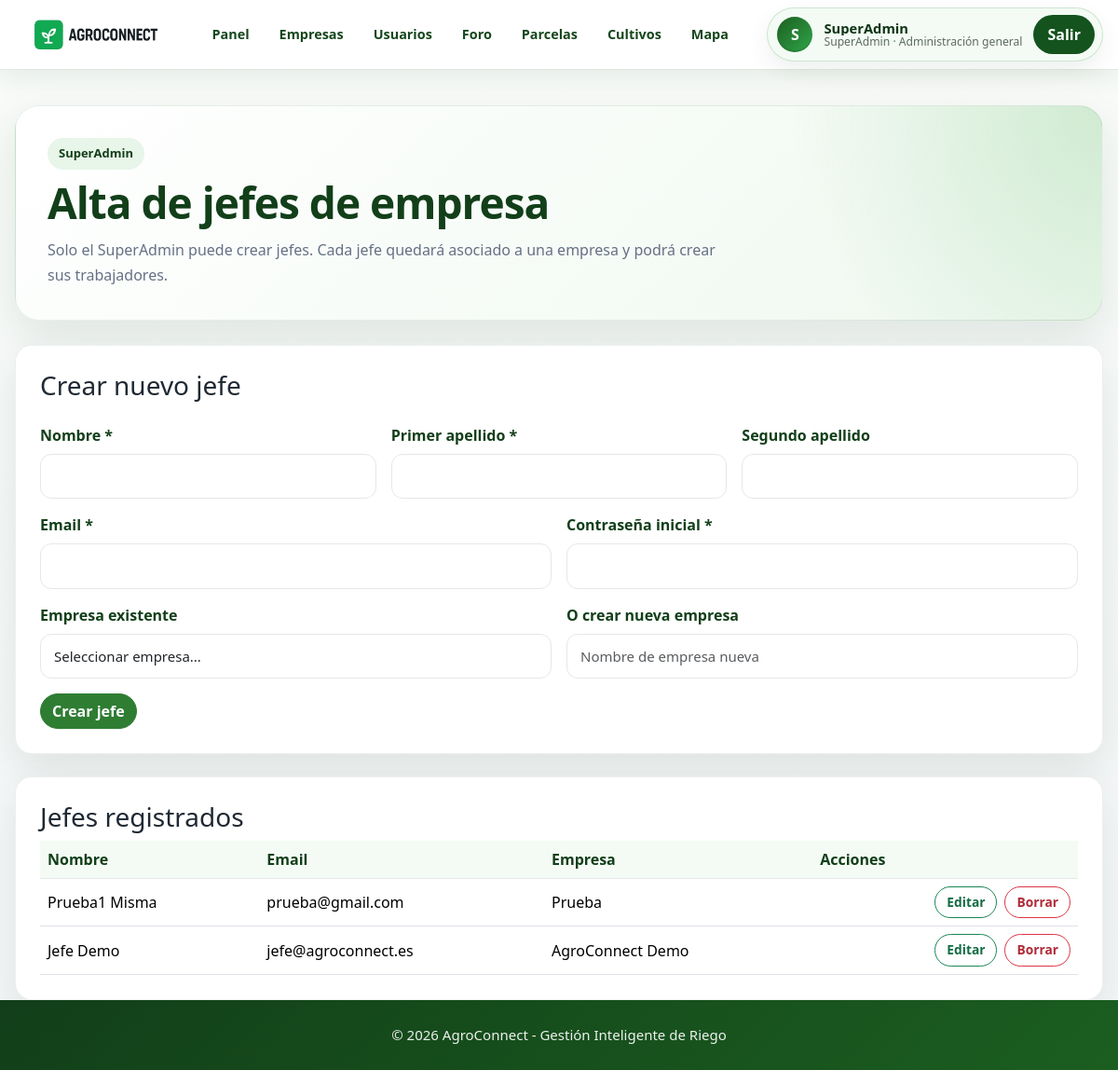
The app's page /crear_jefe.php (signed in) with its own data.
### tables this page shows
CREATE TABLE `usuarios` (
  `id` int(11) NOT NULL,
  `nombre` varchar(80) NOT NULL,
  `apellido1` varchar(80) DEFAULT '',
  `apellido2` varchar(80) DEFAULT '',
  `email` varchar(160) NOT NULL,
  `password` varchar(255) NOT NULL,
  `rol` enum('superadmin','jefe','trabajador','peon') NOT NULL DEFAULT 'trabajador',
  `empresa_id` int(11) DEFAULT NULL,
  `fecha_creacion` timestamp NOT NULL DEFAULT current_timestamp()
);

CREATE TABLE `empresas` (
  `id` int(11) NOT NULL,
  `nombre` varchar(120) NOT NULL,
  `fecha_creacion` timestamp NOT NULL DEFAULT current_timestamp()
);

### crear_jefe.php (the view, shortened to what this page needs)
<?php
$conn = new mysqli("localhost", "root", "", "agroconnect");
$conn->set_charset("utf8mb4");
require_once 'agro_helper.php';
$jefes = $conn->query("SELECT u.*, e.nombre AS empresa FROM usuarios u LEFT JOIN empresas e ON u.empresa_id=e.id WHERE u.rol='jefe' ORDER BY u.id DESC");
?>
<!DOCTYPE html><html lang="es"><head><meta charset="UTF-8"><title>Crear jefes - AgroConnect</title><link href="https://cdn.jsdelivr.net/npm/bootstrap@5.3.2/dist/css/bootstrap.min.css" rel="stylesheet"><link rel="stylesheet" href="style.css"></head><body class="admin-body">
<?php include __DIR__ . '/includes/topbar.php'; ?>
<div class="admin-container"><div class="dashboard-hero"><div><span class="eyebrow">SuperAdmin</span><h1>Alta de jefes de empresa</h1><p>Solo el SuperAdmin puede crear jefes. Cada jefe quedará asociado a una empresa y podrá crear sus trabajadores.</p></div></div>
<div class="admin-card mb-4"><h3>Crear nuevo jefe</h3><form method="POST" class="row g-3 mt-1"><div class="col-md-4"><label class="form-label">Nombre *</label><input class="form-control" name="nombre" required></div><div class="col-md-4"><label class="form-label">Primer apellido *</label><input class="form-control" name="apellido1" required></div><div class="col-md-4"><label class="form-label">Segundo apellido</label><input class="form-control" name="apellido2"></div><div class="col-md-6"><label class="form-label">Email *</label><input type="email" class="form-control" name="email" required></div><div class="col-md-6"><label class="form-label">Contraseña inicial *</label><input type="password" class="form-control" name="password" required></div><div class="col-md-6"><label class="form-label">Empresa existente</label><select class="form-select" name="empresa_id"><option value="0">Seleccionar empresa...</option><?php while($e=$empresas->fetch_assoc()){ ?><option value="<?php echo $e['id']; ?>"><?php echo htmlspecialchars($e['nombre']); ?></option><?php } ?></select></div><div class="col-md-6"><label class="form-label">O crear nueva empresa</label><input class="form-control" name="nueva_empresa" placeholder="Nombre de empresa nueva"></div><div class="col-12"><button class="btn btn-success">Crear jefe</button></div></form></div>
<div class="admin-card"><h3>Jefes registrados</h3><div class="table-responsive"><table class="table align-middle"><thead><tr><th>Nombre</th><th>Email</th><th>Empresa</th><th>Acciones</th></tr></thead><tbody><?php while($j=$jefes->fetch_assoc()){ ?><tr><td><?php echo htmlspecialchars($j['nombre'].' '.$j['apellido1']); ?></td><td><?php echo htmlspecialchars($j['email']); ?></td><td><?php echo htmlspecialchars($j['empresa'] ?? 'Sin empresa'); ?></td><td><?php echo agro_crud_botones('usuarios', $j['id'], 'crear_jefe.php'); ?></td></tr><?php } ?></tbody></table></div></div></div><?php include __DIR__ . '/includes/footer.php'; ?>
</body></html>

### agro_helper.php (shortened to what this page needs)
<?php
function agro_crud_botones($tabla, $id, $volver) {
    $rol = $_SESSION['rol'] ?? '';
    $permitidas = ['empresas','usuarios','parcelas','cultivos','recursos','incidencias','tareas_agricolas','historico_actividades','grupos_trabajadores'];
    $id = intval($id);
    $volver = urlencode($volver);
    $tablaUrl = urlencode($tabla);
    return '<div class="crud-actions"><a class="crud-btn crud-btn--edit" href="edit_record.php?tabla='.$tablaUrl.'&id='.$id.'&volver='.$volver.'">Editar</a><a class="crud-btn crud-btn--delete" href="delete_record.php?tabla='.$tablaUrl.'&id='.$id.'&volver='.$volver.'">Borrar</a></div>';
}
?>

### style.css (style rules this page uses)
:root { --verde-900: #123f19; --verde-800: #1b5e20; --verde-700: #2e7d32; --verde-600: #3f9142; --verde-100: #e8f5e9; --verde-50: #f4fbf5; --texto: #1f2933; --muted: #667085; --borde: #e5e7eb; --fondo: #f4f6f8; --blanco: #ffffff; --sombra: 0 18px 45px rgba(18, 63, 25, 0.10); --radio: 18px; }
* { box-sizing: border-box; margin: 0; padding: 0; }
html { min-height: 100%; }
body { min-height: 100vh; display: flex; flex-direction: column; background: linear-gradient(180deg, #f8fbf8 0%, #f4f6f8 45%, #eef7ef 100%); color: var(--texto); font-family: "Segoe UI", Arial, sans-serif; }
a { color: inherit; }
.grupo label, .form-label { margin-bottom: 8px; font-weight: 700; color: var(--verde-900); }
.grupo input, .grupo textarea, .form-control, .form-select { min-height: 46px; padding: 12px 14px; border-radius: 12px !important; border: 1px solid var(--borde) !important; font-size: 15px; background: #fff; transition: 0.2s ease; }
.admin-body { background: linear-gradient(180deg, #f8fbf8 0%, #f4f6f8 100%) !important; }
.admin-container { width: min(1180px, calc(100% - 32px)); margin: 38px auto 0; }
.admin-card { border: 1px solid rgba(18, 63, 25, 0.08) !important; border-radius: var(--radio) !important; box-shadow: var(--sombra) !important; padding: 26px !important; background: #fff; }
.table { margin-bottom: 0; vertical-align: middle; }
.table thead th { color: var(--verde-900); background: var(--verde-50); border-bottom: 1px solid var(--borde); }
.badge.bg-success, .btn-success, .bg-success { background-color: var(--verde-700) !important; }
.btn-success { border-color: var(--verde-700) !important; border-radius: 999px !important; font-weight: 650 !important; }
.dashboard-hero { display:flex; justify-content:space-between; align-items:center; gap:26px; padding:34px; margin-bottom:26px; border-radius:26px; background:radial-gradient(circle at top right, rgba(76,175,80,.20), transparent 28%), linear-gradient(135deg,#fff,#eef8ef); border:1px solid rgba(18,63,25,.08); box-shadow:var(--sombra); }
.dashboard-hero h1 { margin:8px 0 10px; color:var(--verde-900); font-size:clamp(30px,4vw,46px); font-weight:850; letter-spacing:-1px; }
.dashboard-hero p { max-width:720px; margin:0; color:var(--muted); line-height:1.7; }
.eyebrow { display:inline-flex; padding:7px 12px; border-radius:999px; background:var(--verde-100); color:var(--verde-900); font-weight:800; font-size:13px; }
.admin-body { min-height: 100vh; display: flex; flex-direction: column; }
.admin-container, .dashboard-container, .contenido, .contact-section { flex: 1 0 auto; }
.empresa-actions, .crud-actions { display: flex; align-items: center; gap: 8px; flex-wrap: wrap; justify-content: flex-end; }
.crud-btn { display: inline-flex; align-items: center; justify-content: center; min-height: 32px; padding: 6px 12px; border-radius: 999px; font-weight: 800; font-size: .86rem; text-decoration: none; transition: .2s ease; }
.crud-btn--edit { border: 1px solid #198754; color: #146c43; background: #fff; }
.crud-btn--delete { border: 1px solid #dc3545; color: #b02a37; background: #fff; }

### records on screen
usuarios: nombre+apellido1 "Prueba1 Misma", email "prueba@gmail.com", empresa.nombre "Prueba"
usuarios: nombre+apellido1 "Jefe Demo", email "jefe@agroconnect.es", empresa.nombre "AgroConnect Demo"

### other values on screen
mb_substr($usuarioNombre, 0, 1, 'UTF-8') "S"
$usuarioNombre "SuperAdmin"
$rolLabel "SuperAdmin"
$empresaNombre "Administración general"
